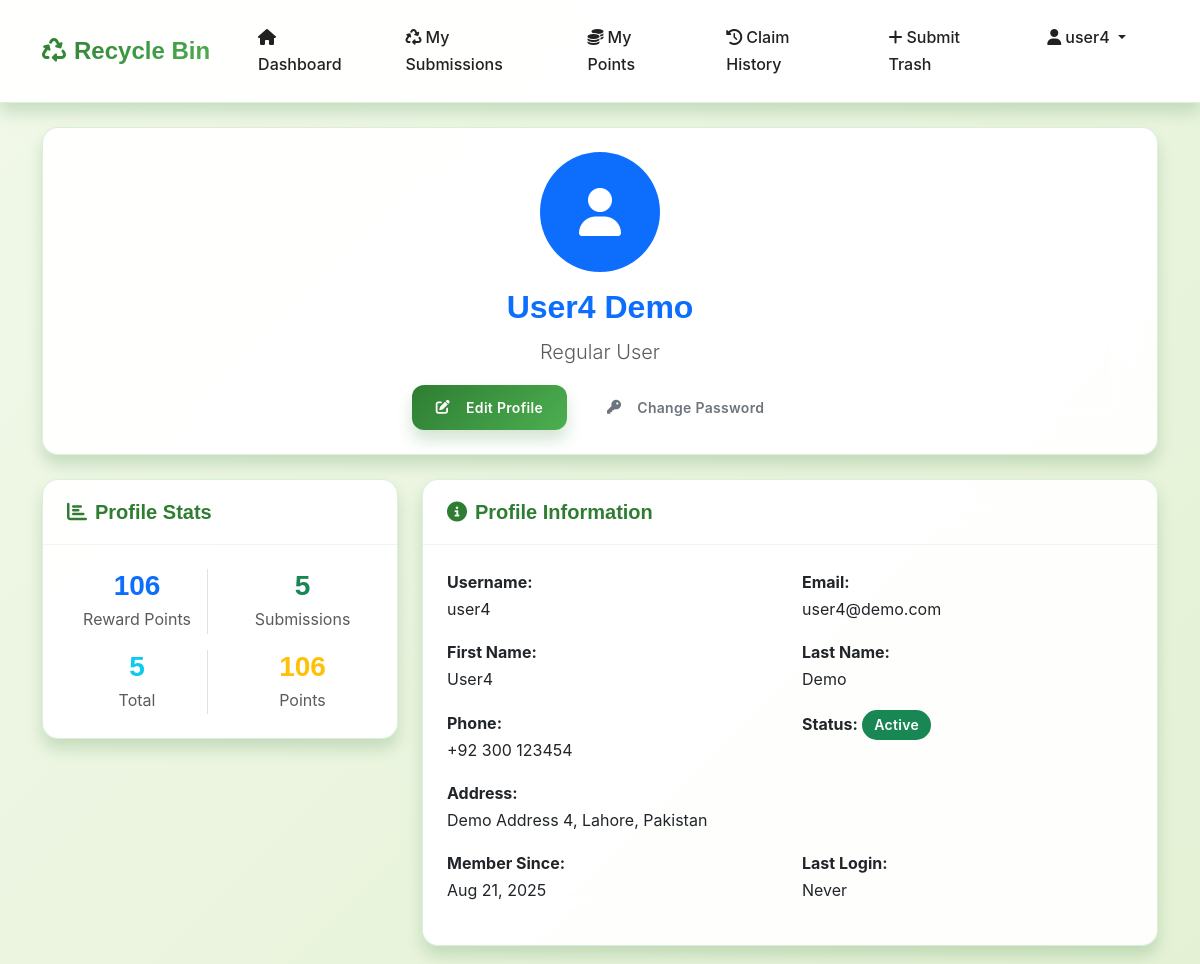
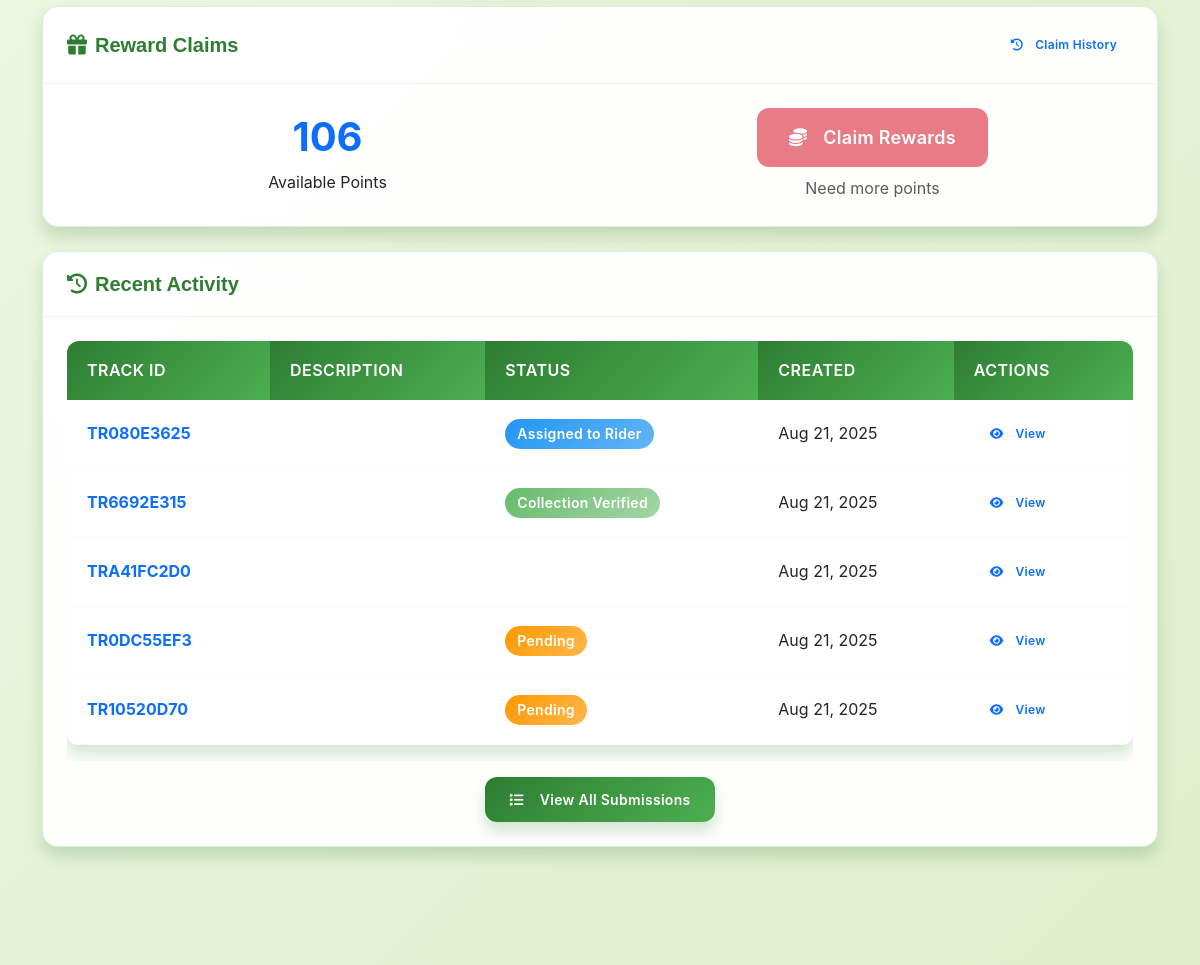
The page /accounts/profile/ (signed in, upper part) on the database as committed earlier (2 pictures, top to bottom).
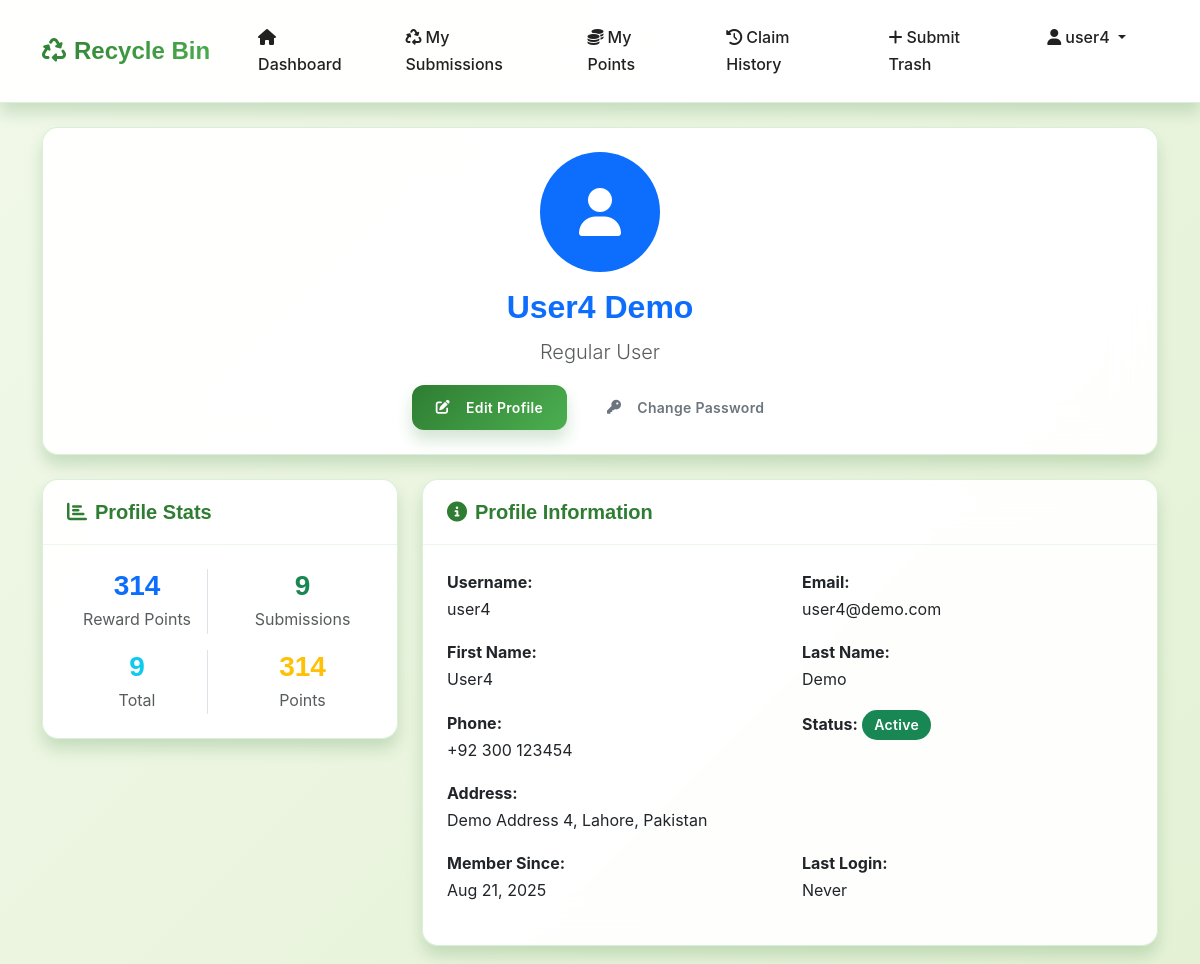
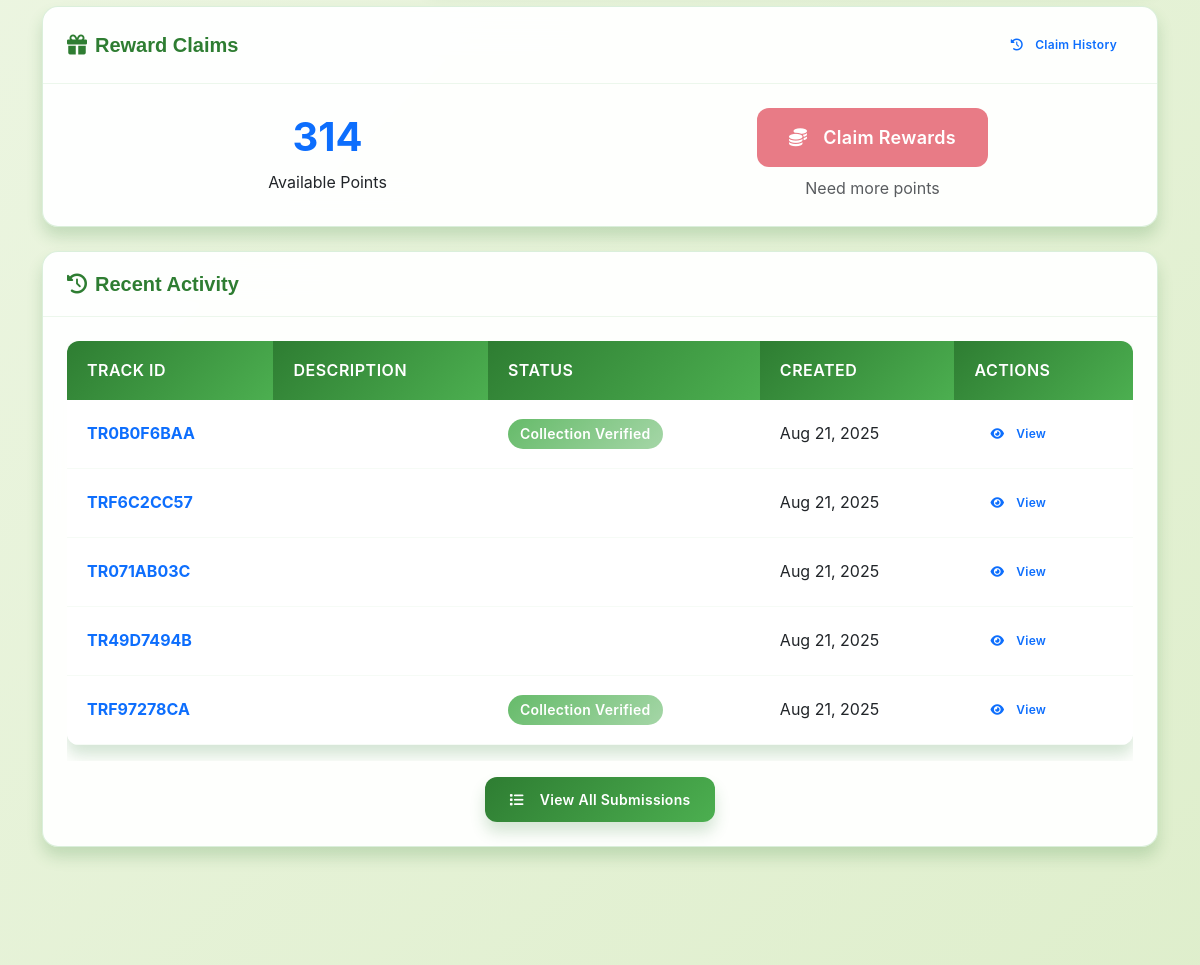
The same page on the database as committed later (2 pictures, top to bottom).
### accounts/models.py (models this page shows, shortened)
class CustomUser(AbstractUser):
    USER_TYPE_CHOICES = (
        ('user', 'Regular User'),
        ('rider', 'Rider'),
        ('admin', 'Admin')
    )
    STATUS_CHOICES = (
        ('active', 'Active'),
        ('inactive', 'Inactive'),
        ('suspended', 'Suspended'),
    )
    user_type = models.CharField(max_length=10, choices=USER_TYPE_CHOICES, default='user')
    phone = models.CharField(max_length=15, blank=True)
    reward_points = models.PositiveIntegerField(default=0)
    profile_image = models.ImageField(upload_to='profile_images/', blank=True, null=True)
    address = models.TextField(blank=True)
    status = models.CharField(max_length=10, choices=STATUS_CHOICES, default='active')
    created_at = models.DateTimeField(auto_now_add=True)
    updated_at = models.DateTimeField(auto_now=True)
    id_proof = models.ImageField(upload_to='id_proofs/', blank=True, null=True)
    vehicle_type = models.CharField(max_length=50, blank=True, null=True)
    vehicle_model = models.CharField(max_length=50, blank=True, null=True)
    license_plate = models.CharField(max_length=20, blank=True, null=True)
    vehicle_color = models.CharField(max_length=30, blank=True, null=True)

### trash/models.py (models this page shows, shortened)
class TrashSubmission(models.Model):
    STATUS_CHOICES = (
        ('pending', 'Pending'),
        ('assigned', 'Assigned to Rider'),
        ('on_the_way', 'Rider On The Way'),
        ('arrived', 'Rider Arrived at Location'),
        ('picked', 'Trash Picked Up'),
        ('collected', 'Collection Verified'),
        ('cancelled', 'Cancelled'),
    )
    track_id = models.CharField(max_length=15, unique=True, editable=False)
    user = models.ForeignKey(CustomUser, on_delete=models.CASCADE, related_name='submissions')
    quantity_kg = models.DecimalField(max_digits=6, decimal_places=2, null=True, blank=True, verbose_name="Estimated Weight (kg)")
    location = models.CharField(max_length=255)
    status = models.CharField(max_length=20, choices=STATUS_CHOICES, default='pending')
    created_at = models.DateTimeField(auto_now_add=True)
    updated_at = models.DateTimeField(auto_now=True)
    rider = models.ForeignKey(CustomUser, null=True, blank=True,
                             on_delete=models.SET_NULL,
                             related_name='assigned_collections',
                             limit_choices_to={'user_type': 'rider'})
    assigned_at = models.DateTimeField(null=True, blank=True)
    pickup_time = models.DateTimeField(null=True, blank=True)
    completion_time = models.DateTimeField(null=True, blank=True)
    rider_notes = models.TextField(blank=True, verbose_name="Rider's Notes")

### accounts/views.py (the view)
# urls.py: path('profile/', api_views.get_user_profile, name='api_profile'),
@login_required
def profile(request):
    return render(request, 'accounts/profile.html')

### dashboard/models.py (called while the page is built)
    @classmethod
    def get_settings(cls):
        settings, created = cls.objects.get_or_create(
            id=1,
            defaults={
                'maintenance_mode': False,
                'maintenance_message': 'System is currently under maintenance. Please check back later.',
                'debug_mode': False,
                'log_level': 'INFO',
            }
        )
        return settings

### templates/accounts/profile.html (shortened to what the changed rows need)
{% extends 'base.html' %}  {% block content %}
<div class="container py-4">
  <div class="row">
    <div class="col-12 mb-4">
      <div class="card">
        <div class="card-body text-center">
          <div class="profile-avatar mb-3">
            {% if user.profile_image %}
            <img
              src="{{ user.profile_image.url }}"
              alt="Profile"
              class="rounded-circle"
              style="width: 120px; height: 120px; object-fit: cover"
            />
            {% else %}
            <div
              class="rounded-circle bg-primary d-flex align-items-center justify-content-center mx-auto"
              style="width: 120px; height: 120px"
            >
            </div>
            {% endif %}
          </div>
          <h2 class="text-primary mb-2">
            {{ user.get_full_name|default:user.username }}
          </h2>
          <p class="lead text-muted">{{ user.get_user_type_display }}</p>
          <div class="d-flex justify-content-center gap-3">
            <a href="{% url 'accounts:edit_profile' %}" class="btn btn-primary">
            </a>
            <a
              href="{% url 'accounts:change_password' %}"
              class="btn btn-outline-secondary"
            >
            </a>
          </div>
        </div>
      </div>
    </div>
    {% if user.user_type == 'user' %}
    <div class="col-md-4 mb-4">
      <div class="card">
        <div class="card-header">
          <h5 class="mb-0">
            <i class="fas fa-chart-bar me-2"></i>Profile Stats
          </h5>
        </div>
        <div class="card-body">
          <div class="row text-center">
            <div class="col-6 mb-3">
              <div class="border-end">
                <h3 class="text-primary mb-1">{{ user.reward_points }}</h3>
                <p class="text-muted mb-0">Reward Points</p>
              </div>
            </div>
            <div class="col-6 mb-3">
              <h3 class="text-success mb-1">{{ user.submissions.count }}</h3>
              <p class="text-muted mb-0">Submissions</p>
            </div>
          </div>
          <div class="row text-center">
            <div class="col-6">
              <div class="border-end">
                <h3 class="text-info mb-1">
                  {{ user.submissions.all|length }}
                </h3>
                <p class="text-muted mb-0">Total</p>
              </div>
            </div>
            <div class="col-6">
              <h3 class="text-warning mb-1">{{ user.reward_points }}</h3>
              <p class="text-muted mb-0">Points</p>
            </div>
          </div>
        </div>
      </div>
    </div>
    {% endif %}
    <div class="col-md-8 mb-4">
      <div class="card">
        <div class="card-body">
          <div class="row">
            <div class="col-md-6 mb-3">
              <strong>Username:</strong>
              <p class="mb-0">{{ user.username }}</p>
            </div>
            <div class="col-md-6 mb-3">
              <strong>Email:</strong>
              <p class="mb-0">{{ user.email|default:"Not provided" }}</p>
            </div>
          </div>
          <div class="row">
            <div class="col-md-6 mb-3">
              <strong>First Name:</strong>
              <p class="mb-0">{{ user.first_name|default:"Not provided" }}</p>
            </div>
            <div class="col-md-6 mb-3">
              <strong>Last Name:</strong>
              <p class="mb-0">{{ user.last_name|default:"Not provided" }}</p>
            </div>
          </div>
          <div class="row">
            <div class="col-md-6 mb-3">
              <strong>Phone:</strong>
              <p class="mb-0">{{ user.phone|default:"Not provided" }}</p>
            </div>
            <div class="col-md-6 mb-3">
              <strong>Status:</strong>
              <span
                class="badge bg-{% if user.status == 'active' %}success{% elif user.status == 'inactive' %}warning{% else %}danger{% endif %}"
              >
                {{ user.get_status_display }}
              </span>
            </div>
          </div>
          <div class="row">
            <div class="col-12 mb-3">
              <strong>Address:</strong>
              <p class="mb-0">{{ user.address|default:"Not provided" }}</p>
            </div>
          </div>
          <div class="row">
            <div class="col-md-6 mb-3">
              <strong>Member Since:</strong>
              <p class="mb-0">{{ user.date_joined|date:"M d, Y" }}</p>
            </div>
            <div class="col-md-6 mb-3">
              <strong>Last Login:</strong>
              <p class="mb-0">
                {{ user.last_login|date:"M d, Y H:i"|default:"Never" }}
              </p>
            </div>
          </div>
        </div>
      </div>
    </div>
     {% if user.user_type == 'user' %}
    <div class="col-12 mb-4">
      <div class="card">
        <div class="card-header d-flex justify-content-between align-items-center">
          <h5 class="mb-0">
            <i class="fas fa-gift me-2"></i>Reward Claims
          </h5>
          <div>
            <a href="{% url 'trash:claim_history' %}" class="btn btn-sm btn-outline-primary">
              <i class="fas fa-history me-1"></i>Claim History
            </a>
          </div>
        </div>
        <div class="card-body text-center">
          <div class="row align-items-center">
            <div class="col-md-6 text-center">
              <div class="display-6 fw-bold text-primary mb-2">{{ user.reward_points }}</div>
              <p class="mb-0">Available Points</p>
            </div>
            <div class="col-md-6">
              {% if user.reward_points >= 500 %}
              <a href="#" class="btn btn-success btn-lg claim-btn animated">
                <i class="fas fa-coins me-2"></i>Claim Rewards
              </a>
              {% else %}
              <button class="btn btn-danger btn-lg claim-btn" disabled title="Need at least 500 points to claim">
                <i class="fas fa-coins me-2"></i>Claim Rewards
              </button>
              <div class="text-muted mt-2">Need {{ 500|add:"-"|add:user.reward_points }} more points</div>
              {% endif %}
            </div>
          </div>
        </div>
      </div>
    </div>
    <div class="col-12">
      <div class="card">
        <div class="card-header">
          <h5 class="mb-0">
            <i class="fas fa-history me-2"></i>Recent Activity
          </h5>
        </div>
        <div class="card-body">
          {% if user.submissions.all %}
          <div class="table-responsive">
            <table class="table table-hover">
              <thead>
                <tr>
                  <th>Track ID</th>
                  <th>Description</th>
                  <th>Status</th>
                  <th>Created</th>
                  <th>Actions</th>
                </tr>
              </thead>
              <tbody>
                {% for submission in user.submissions.all|slice:":5" %}
                <tr>
                  <td>
                    <strong class="text-primary"
                      >{{ submission.track_id }}</strong
                    >
                  </td>
                  <td>{{ submission.trash_description|truncatechars:50 }}</td>
                  <td>
                    <span class="badge badge-{{ submission.status }}">
                      {{ submission.get_status_display }}
                    </span>
                  </td>
                  <td>{{ submission.created_at|date:"M d, Y" }}</td>
                  <td>
                    <a
                      href="#"
                      class="btn btn-sm btn-outline-primary"
                    >
                      <i class="fas fa-eye me-1"></i>View
                    </a>
                  </td>
                </tr>
                {% endfor %}
              </tbody>
            </table>
          </div>
          <div class="text-center mt-3">
            <a
              href="{% url 'dashboard:user_dashboard' %}"
              class="btn btn-primary"
            >
              <i class="fas fa-list me-2"></i>View All Submissions
            </a>
          </div>
          {% endif %}
        </div>
      </div>
    </div>
    {% endif %}
  </div>
</div>
{% endblock %}

### templates/base.html (shortened to what this page needs)
<!DOCTYPE html>
<html lang="en">
<head>
    <link href="https://cdn.jsdelivr.net/npm/bootstrap@5.3.0/dist/css/bootstrap.min.css" rel="stylesheet">
    <link rel="stylesheet" href="https://cdnjs.cloudflare.com/ajax/libs/font-awesome/6.4.0/css/all.min.css">
    {% load static %}
    <link rel="stylesheet" href="{% static 'style.css' %}">
</head>
<body>
{% if not settings.maintenance_mode and not settings.debug_mode %}
    <nav class="navbar navbar-expand-lg navbar-dark">
        <div class="container">
            <a class="navbar-brand" href="{% url 'dashboard:home' %}">
                <i class="fas fa-recycle me-2"></i>Recycle Bin
            </a>
            <div class="collapse navbar-collapse" id="navbarNav">
                <ul class="navbar-nav ms-auto">
                    {% if user.is_authenticated %}
                        {% if user.user_type == 'user' %}
                            <li class="nav-item">
                                <a class="nav-link" href="{% url 'dashboard:user_dashboard' %}">
                                    <i class="fas fa-home me-1"></i>Dashboard
                                </a>
                            </li>
                            <li class="nav-item">
                                <a class="nav-link" href="{% url 'dashboard:user_submissions' %}">
                                    <i class="fas fa-recycle me-1"></i>My Submissions
                                </a>
                            </li>
                            <li class="nav-item">
                                <a class="nav-link" href="{% url 'dashboard:user_points' %}">
                                    <i class="fas fa-coins me-1"></i>My Points
                                </a>
                            </li>
                            <li class="nav-item">
                                <a class="nav-link" href="{% url 'trash:claim_history' %}">
                                    <i class="fas fa-history me-1"></i>Claim History
                                </a>
                            </li>
                            <li class="nav-item">
                                <a class="nav-link" href="{% url 'trash:submit_trash' %}">
                                    <i class="fas fa-plus me-1"></i>Submit Trash
                                </a>
                            </li>
                        {% endif %}
                        <li class="nav-item dropdown">
                            <a class="nav-link dropdown-toggle" href="#" id="navbarDropdown" role="button" data-bs-toggle="dropdown">
                                <i class="fas fa-user me-1"></i>{{ user.username }}
                            </a>
                        </li>
                    {% endif %}
                </ul>
            </div>
        </div>
    </nav>
{% endif %}
    <main>
        {% block content %}{% endblock %}
    </main>
</body>
</html>

Rows that differ between the two databases and show on the page:
no longer on this page (row edited): TrashSubmission: track_id "TR080E3625", status "Assigned to Rider", created_at "Aug 21, 2025"
removed TrashSubmission: track_id "TRA41FC2D0", created_at "Aug 21, 2025", status "picked" (drawn)
no longer on this page (row edited): TrashSubmission: track_id "TR0DC55EF3", status "Pending", created_at "Aug 21, 2025"
no longer on this page (row edited): TrashSubmission: track_id "TR10520D70", status "Pending", created_at "Aug 21, 2025"
changed CustomUser "User4 Demo": reward_points "106" → "314"; submissions.count "5" → "9"; submissions.all|length "5" → "9"
now on this page (row edited): TrashSubmission: track_id "TR0B0F6BAA", status "Collection Verified", created_at "Aug 21, 2025"
changed TrashSubmission: track_id "TR6692E315" → "TRF6C2CC57"; status "Collection Verified" → (not shown)
now on this page (row edited): TrashSubmission: track_id "TR071AB03C", created_at "Aug 21, 2025", status "on_the_way" (drawn)
added TrashSubmission: track_id "TR49D7494B", created_at "Aug 21, 2025", status "picked" (drawn)
now on this page (row edited): TrashSubmission: track_id "TRF97278CA", status "Collection Verified", created_at "Aug 21, 2025"
